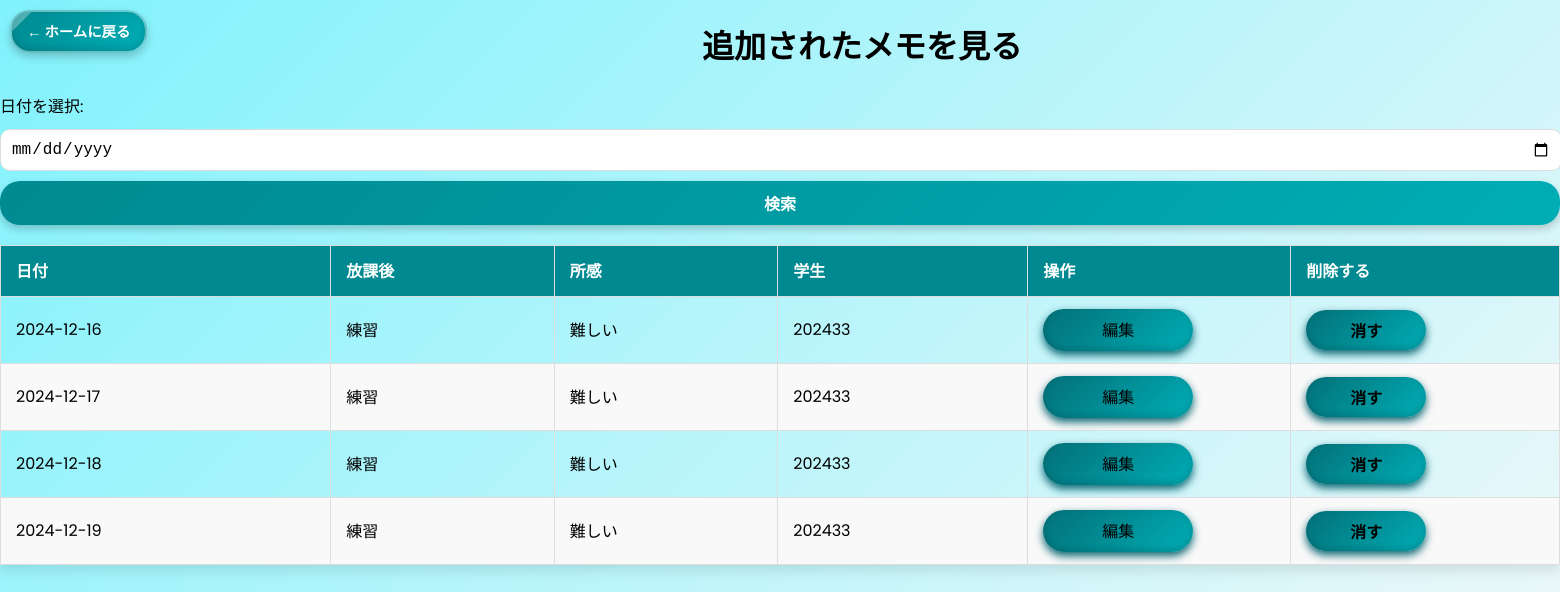
/view_notes (signed in), run on the app's committed database.
### models.py (models this page shows)
class User(db.Model, UserMixin):
    id = db.Column(db.Integer, primary_key=True)
    username = db.Column(db.String(80), unique=True, nullable=False)
    password = db.Column(db.String(200), nullable=False)
    role = db.Column(db.String(10), nullable=False)  # admin yoki student
    logs = db.relationship('DailyLog', backref='user', lazy=True)

class DailyLog(db.Model):
    id = db.Column(db.Integer, primary_key=True)
    date = db.Column(db.Date, nullable=False)
    user_id = db.Column(db.Integer, db.ForeignKey('user.id'), nullable=False)
    after_class_notes = db.Column(db.Text, nullable=True)
    impressions = db.Column(db.Text, nullable=True)

### app.py (the view, shortened to what this page needs)
@app.route('/view_notes', methods=['GET'])
@login_required
def view_notes():
    search_date = request.args.get('search_date')  # Qidiruv uchun sana
    query = DailyLog.query
    if current_user.role == 'admin':
        logs = query.all()  # Admin uchun barcha yozuvlar
    else:
        logs = query.all()  # Talabalar ham barcha yozuvlarni ko‘radi
    enriched_logs = []
    for log in logs:
        user = User.query.get(log.user_id)
        enriched_logs.append({
            'log': log,
            'username': user.username if user else 'Noma’lum'
        })
    return render_template('view_notes.html', logs=enriched_logs)

### app.py (called while the page is built)
@login_manager.user_loader
def load_user(user_id):
    return User.query.get(int(user_id))

### templates/view_notes.html (shortened to what this page needs)
<!DOCTYPE html>
<html lang="ja">
<head>
    <link rel="stylesheet" href="{{ url_for('static', filename='styles.css') }}?v=2">
</head>
<body>
    <a href="{{ url_for('dashboard') }}" class="back-to-home">← ホームに戻る</a>
    <h1 class="a-----2">追加されたメモを見る</h1>
    <form method="GET" action="{{ url_for('view_notes') }}">
        <label for="search_date">日付を選択:</label>
        <input type="date" id="search_date" name="search_date" value="{{ request.args.get('search_date', '') }}">
        <button type="submit">検索</button>
    </form>
    <table border="1">
        <thead>
            <tr>
                <th>日付</th>
                <th>放課後</th>
                <th>所感</th>
                <th>学生</th>
                <th>操作</th>
                <th>削除する</th>
            </tr>
        </thead>
        <tbody>
            {% for entry in logs %}
            <tr>
                <td>{{ entry.log.date }}</td>
                <td>{{ entry.log.after_class_notes }}</td>
                <td>{{ entry.log.impressions }}</td>
                <td>{{ entry['username'] }}</td>
                <td>
                    {% if current_user.role == "admin" or current_user.id == entry.log.user_id %}
                    <a  href="{{ url_for('edit_note', log_id=entry.log.id) }}" class="j">  編集  </a>
                    {% endif %}
                </td>
                <td>
                    <form action="{{ url_for('delete_note', log_id=entry.log.id) }}" method="POST" onsubmit="return confirm('この記録を削除しますか?');">
                        {% if current_user.id == entry.log.user_id or current_user.role == "admin" %}
                        <button type="submit" class="j">消す</button>
                        {% endif %}
                    </form>
                </td>
            </tr>
            {% else %}
            <tr>
                <td colspan="5">メモが見つかりませんでした。</td>
            </tr>
            {% endfor %}
        </tbody>
    </table>
</body>
</html>

### static/styles.css (style rules this page uses)
body { margin: 0; padding: 0; font-family: 'Poppins', sans-serif; background: linear-gradient(135deg, #81f2fc, #f4f8f9); color: #000000; display: flex; flex-direction: column; min-height: 100vh; overflow-x: hidden; }
form input[type="text"], form input[type="password"], form input[type="date"], form select, form textarea { width: calc(100% - 20px); padding: 10px; margin: 10px 0; border: 1px solid #ddd; border-radius: 10px; font-size: 1rem; transition: all 0.3s; }
button { width: 100%; padding: 12px 0; border: none; background: linear-gradient(135deg, #008990, #00adb5); color: white; font-size: 1rem; font-weight: bold; border-radius: 10px; cursor: pointer; box-shadow: 0 4px 8px rgba(0, 0, 0, 0.2); transition: background 0.3s, transform 0.3s; }
button, input[type="submit"] { background: linear-gradient(135deg, #008990, #00adb5); color: white; padding: 10px 20px; border: none; border-radius: 20px; font-weight: bold; cursor: pointer; transition: all 0.3s ease-in-out; }
table { width: 100%; border-collapse: collapse; margin: 20px 0; box-shadow: 0 6px 12px rgba(0, 0, 0, 0.1); }
table thead { background: #008990; color: white; }
table th, table td { text-align: left; padding: 12px 15px; border: 1px solid #ddd; }
table tbody tr:nth-child(even) { background: #f9f9f9; }
.back-to-home { display: inline-block; font-family: 'Poppins', sans-serif; font-size: 0.9rem; font-weight: bold; color: white; text-decoration: none; padding: 8px 15px; background: linear-gradient(135deg, #008990, #00adb5); border: 2px solid rgba(255, 255, 255, 0.4); border-radius: 20px; box-shadow: 0 4px 8px rgba(0, 0, 0, 0.2), inset 0 -3px 6px rgba(0, 0, 0, 0.15); position: absolute; top: 10px; left: 10px; transition: all 0.3s ease-in-out; overflow: hidden; text-align: center; z-index: 1000; }
.back-to-home::before { content: ''; position: absolute; top: 0; left: -100%; width: 100%; height: 100%; background: rgba(255, 255, 255, 0.3); transform: skewX(-45deg); transition: all 0.5s ease-in-out; z-index: 1; }
.a-----2 { left: 45%; position: relative; }
.j { color: rgb(0, 0, 0); text-decoration: none; padding: 8px 15px; border-radius: 50px; box-shadow: 0 4px 8px rgb(7, 101, 113), inset 0 -3px 6px rgba(0, 0, 0, 0.15); transition: all 0.3s ease-in-out; background: linear-gradient(135deg, #037078, #00adb5); max-width: 120px; display: block; text-align: center; }

### data on the page
User: log "2024-12-16", log.after_class_notes "練習", log.impressions "難しい", username "202433", shows "消す", log "2024-12-17", log "2024-12-18", log "2024-12-19"
